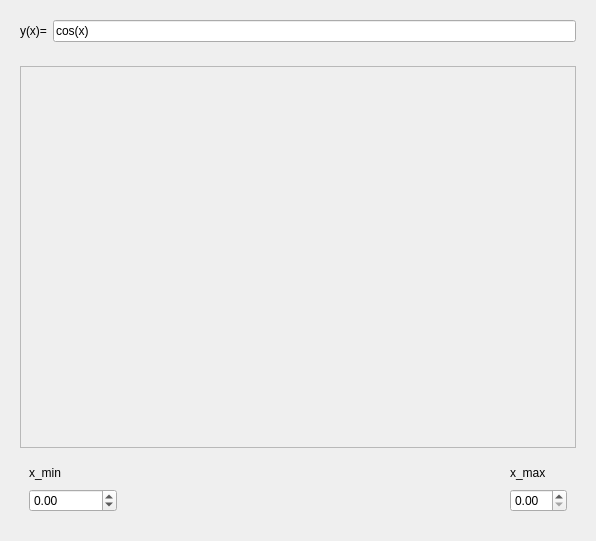
<?xml version="1.0" encoding="UTF-8"?>
<ui version="4.0">
 <class>QtFunctionPlotterPlot2dDialog</class>
 <widget class="QDialog" name="QtFunctionPlotterPlot2dDialog">
  <property name="geometry">
   <rect>
    <x>0</x>
    <y>0</y>
    <width>596</width>
    <height>541</height>
   </rect>
  </property>
  <property name="windowTitle">
   <string>FunctionPlotter</string>
  </property>
  <layout class="QVBoxLayout" name="verticalLayout_2">
   <item>
    <widget class="QWidget" name="widget_equation" native="true">
     <property name="sizePolicy">
      <sizepolicy hsizetype="Preferred" vsizetype="Maximum">
       <horstretch>0</horstretch>
       <verstretch>0</verstretch>
      </sizepolicy>
     </property>
     <layout class="QHBoxLayout" name="horizontalLayout">
      <item>
       <widget class="QLabel" name="label">
        <property name="text">
         <string>y(x)=</string>
        </property>
       </widget>
      </item>
      <item>
       <widget class="QLineEdit" name="edit_equation">
        <property name="text">
         <string>cos(x)</string>
        </property>
       </widget>
      </item>
     </layout>
    </widget>
   </item>
   <item>
    <widget class="QWidget" name="widget_main" native="true">
     <layout class="QGridLayout" name="gridLayout_2">
      <item row="1" column="0">
       <widget class="QWidget" name="widget_bottom" native="true">
        <property name="maximumSize">
         <size>
          <width>16777215</width>
          <height>100</height>
         </size>
        </property>
        <layout class="QGridLayout" name="gridLayout">
         <item row="1" column="2">
          <widget class="QDoubleSpinBox" name="box_maxx"/>
         </item>
         <item row="1" column="0">
          <widget class="QDoubleSpinBox" name="box_minx">
           <property name="minimum">
            <double>-999999999.000000000000000</double>
           </property>
           <property name="maximum">
            <double>999999999.000000000000000</double>
           </property>
          </widget>
         </item>
         <item row="0" column="2">
          <widget class="QLabel" name="label_maxx">
           <property name="text">
            <string>x_max</string>
           </property>
          </widget>
         </item>
         <item row="0" column="1">
          <spacer name="spacer_bottom">
           <property name="orientation">
            <enum>Qt::Horizontal</enum>
           </property>
           <property name="sizeHint" stdset="0">
            <size>
             <width>40</width>
             <height>20</height>
            </size>
           </property>
          </spacer>
         </item>
         <item row="0" column="0">
          <widget class="QLabel" name="label_minx">
           <property name="text">
            <string>x_min</string>
           </property>
          </widget>
         </item>
        </layout>
       </widget>
      </item>
      <item row="0" column="0">
       <widget class="QScrollArea" name="area_plot">
        <property name="widgetResizable">
         <bool>true</bool>
        </property>
        <widget class="QWidget" name="plot_contents">
         <property name="geometry">
          <rect>
           <x>0</x>
           <y>0</y>
           <width>558</width>
           <height>389</height>
          </rect>
         </property>
        </widget>
       </widget>
      </item>
     </layout>
    </widget>
   </item>
  </layout>
 </widget>
 <resources/>
 <connections/>
</ui>
